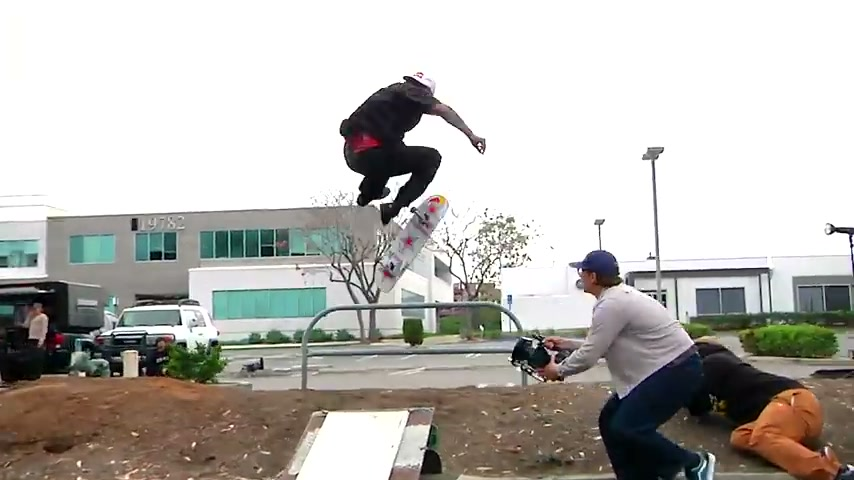
#> input picture in/03.jpg, 854 x 480 px, found by its file name
$ python tiktok_animation.py
#> lines starting #> are read from the running program, lines starting #| are printed output that depends on the picture
from PIL import Image

def create_black_background(width, height, output_file='black_background.png'):
    """
    Creates a black image with the specified size.

    Parameters:
        width (int): image width in pixels
        height (int): image height in pixels
        output_file (str): output file name/path

    Returns:
        Image: the created black background
    """
#> called with width = 1080, height = 1920, output_file = 'black_background.png'
    img = Image.new('RGB', (width, height), color=(0, 0, 0))
#> img: PIL image 1080x1920 RGB; every value is 0
    img.save(output_file)
    print(f'Image created: {output_file} ({width}x{height})')
    return img


def paste_scaled_image(background, image_path, y=0, x=None):
    """
    Pastes an image onto the background, resizing it so it takes up the
    full width of the background while keeping its original aspect ratio
    (the height is adjusted automatically).

    Parameters:
        background (Image): background image (PIL.Image object) to paste onto
        image_path (str): path of the image to paste
        y (int): vertical position where the image will be pasted (default 0, top)
        x (int): horizontal position where the image will be pasted (default: centered)

    Returns:
        Image: the background with the image already pasted on it
    """
    image = Image.open(image_path)

    # Convert to RGBA to support transparency if the image has it
    if image.mode != 'RGBA':
        image = image.convert('RGBA')

    bg_width = background.width

    # Calculate the new height while keeping the original aspect ratio
    ratio = image.height / image.width
    new_height = int(bg_width * ratio)

    resized_image = image.resize((bg_width, new_height), Image.LANCZOS)

    # If x is not specified, center it horizontally (will be 0 since it spans the full width)
    if x is None:
        x = (bg_width - resized_image.width) // 2

    # Make sure the background supports transparency when pasting
    if background.mode != 'RGBA':
        background = background.convert('RGBA')

    background.paste(resized_image, (x, y), resized_image)

    return background


def paste_image_bottom_at_middle(background, image_path, x=None):
    """
    Pastes an image onto the background, scaling it to the background's
    full width (keeping aspect ratio), and positions it so that the
    BOTTOM edge of the image sits exactly at the vertical middle of
    the background.

    Parameters:
        background (Image): background image (PIL.Image object) to paste onto
        image_path (str): path of the image to paste
        x (int): horizontal position (default: centered)

    Returns:
        Image: the background with the image already pasted on it
    """
#> called with image_path = 'in/03.jpg'
    image = Image.open(image_path)
#> image is the input picture: PIL image 854x480 RGB; mean R, G, B 185.2, 182.7, 178.2

    if image.mode != 'RGBA':
        image = image.convert('RGBA')
#> image: PIL image 854x480 RGBA

    bg_width = background.width
#> bg_width = 1080
    bg_height = background.height
#> bg_height = 1920

    # Resize keeping aspect ratio, matching the background's width
    ratio = image.height / image.width
#> ratio = 0.562
    new_height = int(bg_width * ratio)
#> new_height = 607
    resized_image = image.resize((bg_width, new_height), Image.LANCZOS)

    # Bottom of the image must land exactly at the middle of the background,
    # so its top (y) is: middle - image_height
    y = (bg_height // 2) - new_height
#> y = 353

    if x is None:
        x = (bg_width - resized_image.width) // 2
#> x = 0

    if background.mode != 'RGBA':
        background = background.convert('RGBA')

    background.paste(resized_image, (x, y), resized_image)
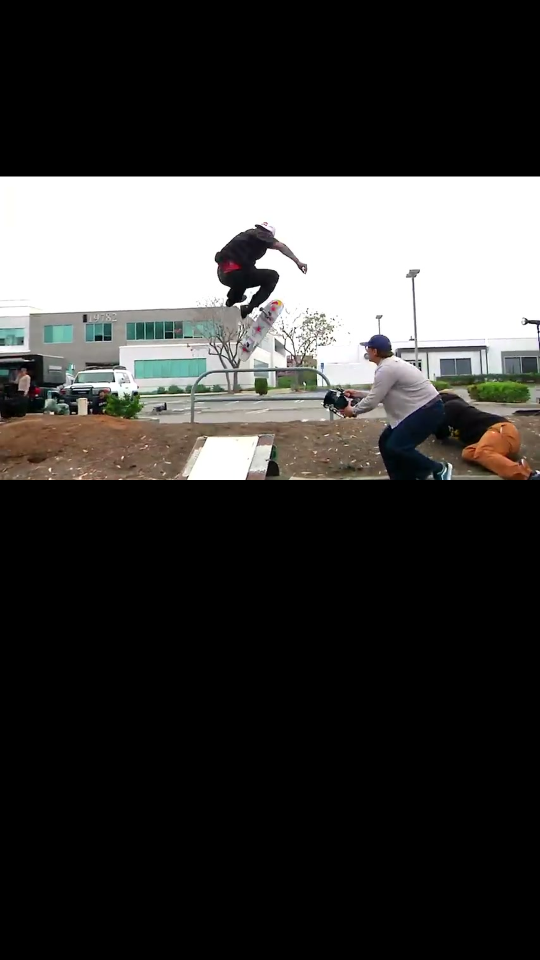
#> background: PIL image 1080x1920 RGBA (shown at 1/2 size); mean R, G, B, A 58.5, 57.8, 56.3, 255

    return background


if __name__ == '__main__':
    # Usage example: change these values as needed
    WIDTH = 1080
    HEIGHT = 1920

    background = create_black_background(WIDTH, HEIGHT)

    # Paste an image so its bottom edge sits right above the middle of the background
    background = paste_image_bottom_at_middle(background, 'in/03.jpg')

    background.save('result.png')
    print('Combined image saved as result.png')
